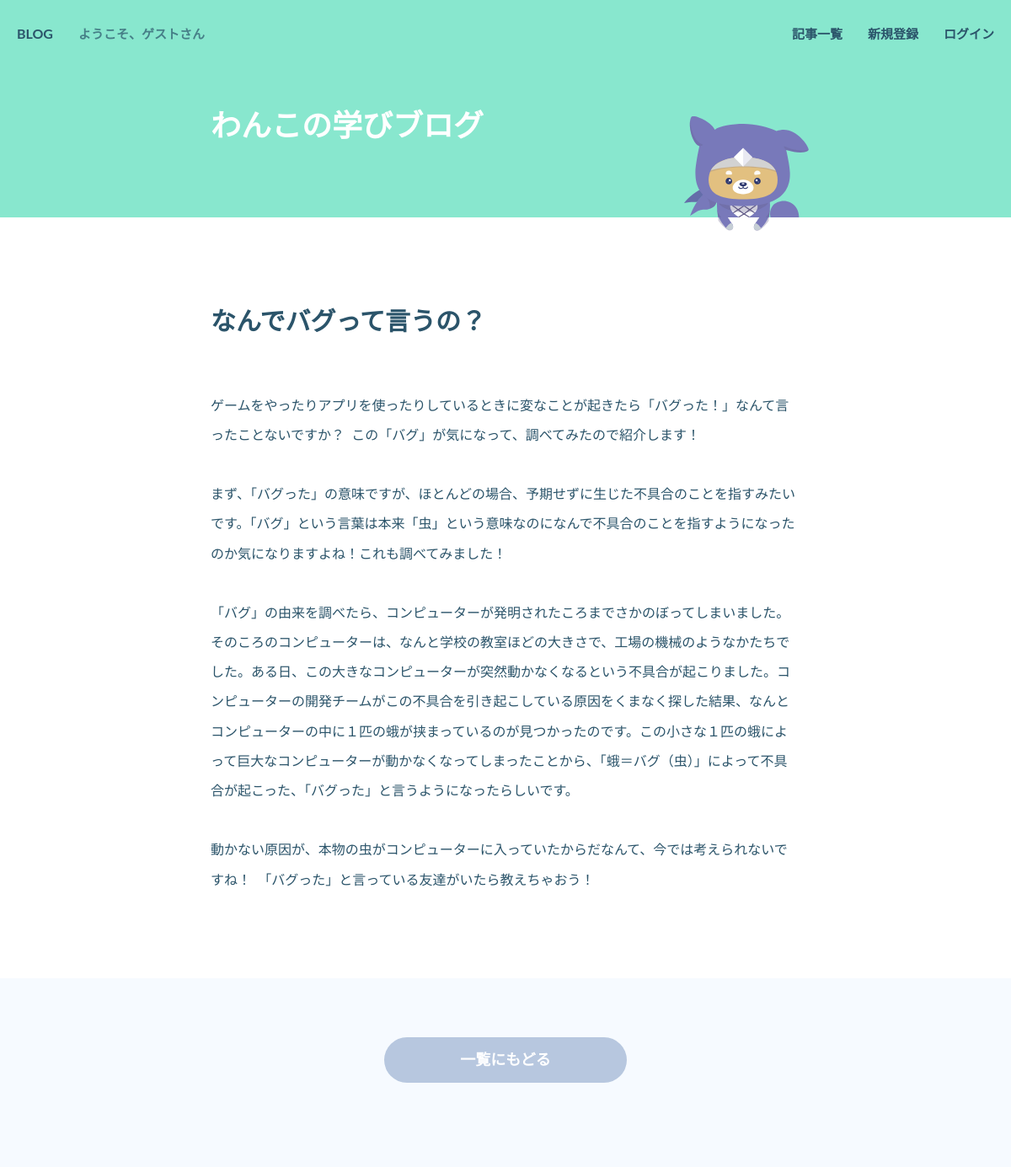
The app's page /article/1/ with its own data.
### blog/models.py (models this page shows, shortened)
class BlogModel(models.Model):
    title = models.CharField(max_length=100)
    summary = models.TextField()
    content = models.TextField()
    category = models.CharField(
        max_length=50,
        choices=CATEGORY)

### blog/views.py (the view)
# urls.py: path('article/<int:pk>/', BlogArticle.as_view(), name='article')
class BlogArticle(DetailView):
    template_name = 'blog/article.html'
    model = BlogModel

### blog/templates/blog/article.html (shortened to what this page needs)
{% extends 'blog/base.html' %}
{% load static %}
{% block content %}
  <main>
    <div class="article">
      {% if object.category == 'all' %}
        <h1>{{ object.title }}</h1>
        <p>{{ object.content }}</p>
      {% endif %}
    </div>
  </main>
  <footer>
    <a class="btn sub" href="{% url 'blog:list' %}">一覧にもどる</a>
  </footer>
{% endblock content %}

### blog/static/blog/style.css (style rules this page uses)
*, *::before, *::after { box-sizing: border-box; }
body, h1, h2, h3, p, ul { margin: 0; }
body { min-height: 100vh; text-rendering: optimizeSpeed; color: #2B546A; line-height: 1.6; display: flex; flex-direction: column; font-family: Lato, "Hiragino Maru Gothic Pro", "Meiryo UI", Meiryo, "MS PGothic", sans-serif; }
a { text-decoration: none; }
.article { padding: 20px 0 0; }
.article > h1 { font-size: 30px; word-wrap: break-word; white-space: pre-wrap; line-height: 1.5; margin-bottom: 60px; }
.article > p { font-size: 16px; word-wrap: break-word; white-space: pre-wrap; line-height: 2.2; }
.btn { display: inline-flex; align-items: center; font-size: 18px; font-weight: bold; color: #ffffff; background-color: #4CCFC9; height: 54px; padding: 0 90px; border-radius: 27px; }
.btn.sub { background-color: #B7C7DF; }
footer { background-color: #F6FAFF; text-align: center; padding: 70px 0 100px; flex: 1; }
main { max-width: 700px; width: 100%; margin: 0 auto; padding: 80px 0 100px; }

### records on screen
BlogModel: title "なんでバグって言うの？", content "ゲームをやったりアプリを使ったりしているときに変なことが起きたら「バグった！」なんて言ったことないですか？ この「バグ」が気になって、調べてみたので紹介します！ まず、「バグった」の意味ですが、ほとんどの場合、予期せずに生じた不具合のことを指すみたいです。「バグ」という言葉は本来「虫」という意味なのになんで不具合のことを指すようになったのか気になりますよね！これも調べてみました！ 「バグ」の由来を調べたら、コンピューターが発明されたころまでさかのぼってしまいました。 そのころのコンピューターは、なんと学校の教室ほどの大きさで、工場の機械のようなかたちでした。ある日、この大きなコンピューターが突然動かなくなるという不具合が起こりました。コンピューターの開発チームがこの不具合を引き起こしている原因をくまなく探した結果、なんとコンピューターの中に１匹の蛾が挟まっているのが見つかったのです。この小さな１匹の蛾によって巨大なコンピューターが動かなくなってしまったことから、「蛾＝バグ（虫）」によって不具合が起こった、「バグった」と言うようになったらしいです。 動かない原因が、本物の虫がコンピューターに入っていたからだなんて、今では考えられないですね！ 「バグった」と言っている友達がいたら教えちゃおう！"
